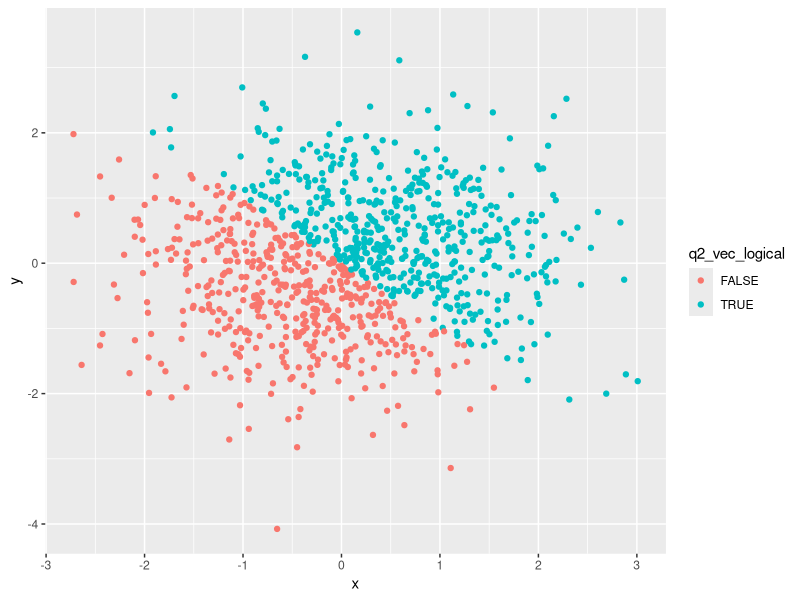
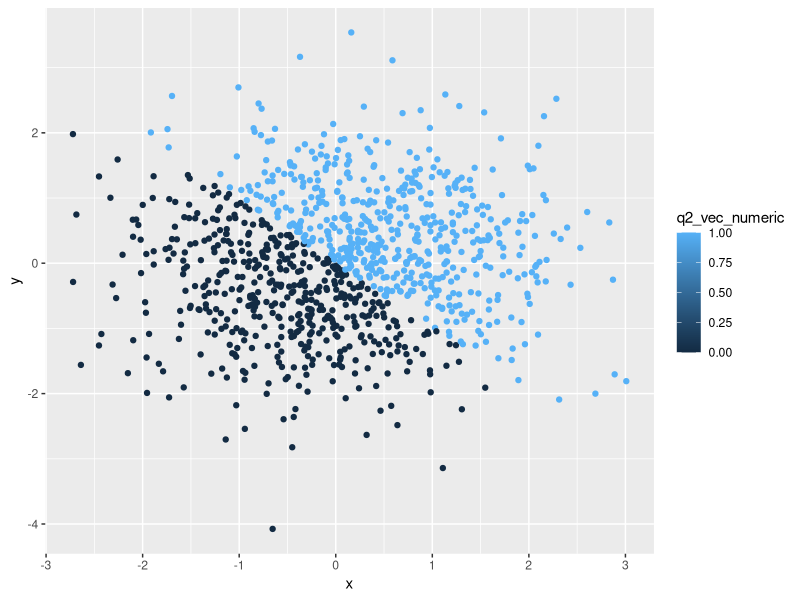
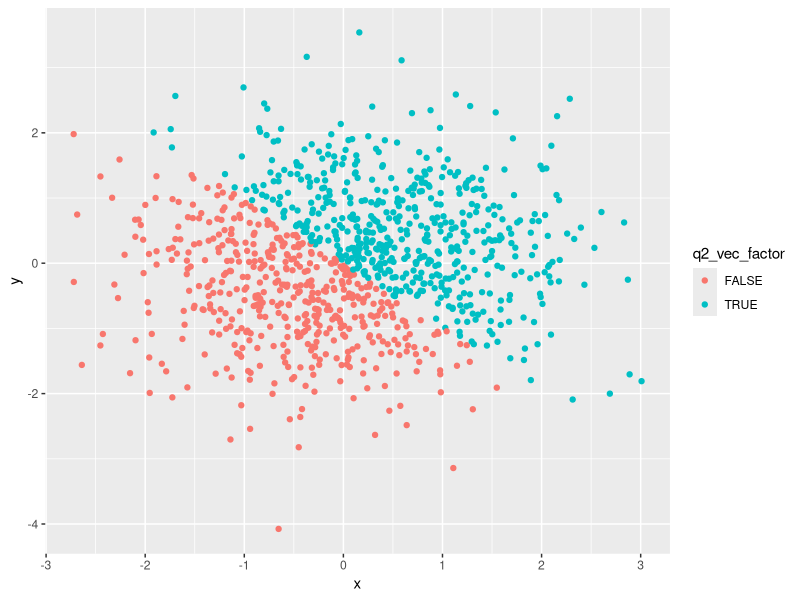
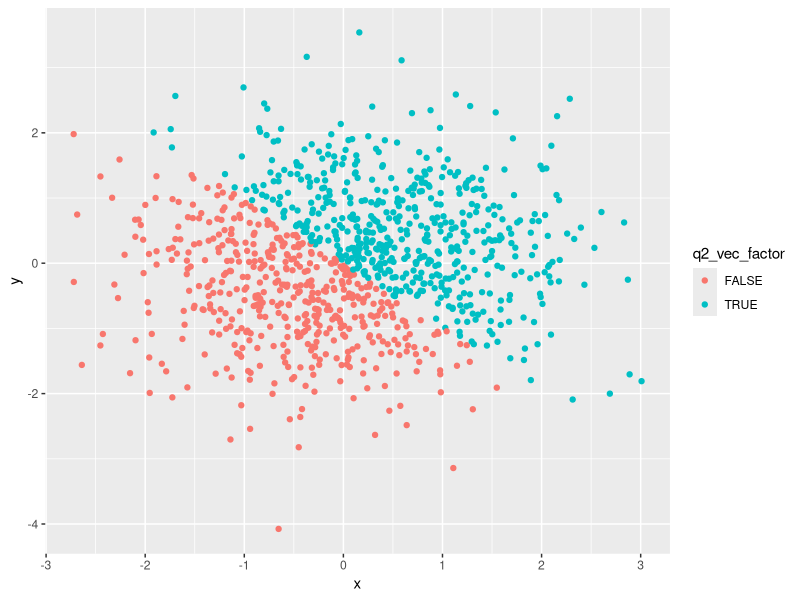

Write R code to recreate these figures, in order.
## ---- chunk 1
library(tidyverse)
## ---- chunk 2
set.seed(1)

q1_df = tibble(q1_random_sample = runif(n = 10, min = 0, max = 5),
               q1_vec_char = c("This", "is", "trying", "to", "answer", "question", "one", "of", "homework", "one"),
               q1_vec_logical = (q1_random_sample > 2),
               q1_vec_factor = factor(c("blue", "green", "blue", "green", "green", "blue", "blue", "green", "blue", "green"))
)
## ---- chunk 3
mean(q1_df$q1_random_sample)
mean(q1_df$q1_vec_char)
mean(q1_df$q1_vec_logical)
mean(q1_df$q1_vec_factor)
## ---- chunk 4
as.factor(q1_df$q1_vec_char)
as.numeric(as.factor(q1_df$q1_vec_char))

as.character(q1_df$q1_vec_factor)
as.numeric(as.character(q1_df$q1_vec_factor))
## ---- chunk 5
set.seed(2)

q2_df = tibble(x = rnorm(n = 1000, mean = 0, sd = 1),
               y = rnorm(n = 1000, mean = 0, sd = 1),
               q2_vec_logical = c(x + y > 0),
               q2_vec_numeric = as.numeric(q2_vec_logical),
               q2_vec_factor = as.factor(q2_vec_logical),
)
## ---- chunk 6
ggplot(q2_df, aes(x = x, y = y, color = q2_vec_logical)) + geom_point()
## ---- chunk 7
ggplot(q2_df, aes(x =x, y = y, color = q2_vec_numeric)) + geom_point()
## ---- chunk 8
ggplot(q2_df, aes(x =x, y = y, color = q2_vec_factor)) + geom_point()
## ---- chunk 9
ggsave("q2_xy_sp1.pdf")
